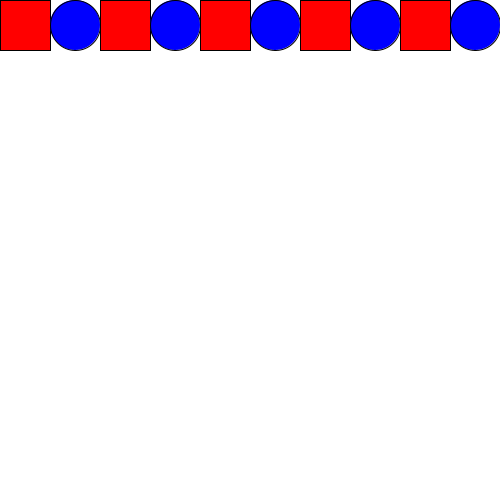
Frame 1 (no input)
Frame 60 (the mouse pressed at the canvas centre just before this capture): identical to frame 1, image omitted
Frame 120 (the mouse held since frame 60 and released just before this capture): identical to frame 1, image omitted

The Processing sketch that drew this single still picture (run headless with seeded random() and noise(); from frame 60 on, the mouse is pressed at the canvas centre):

// Processing sketch: forCuadradosParImparFiguras
// ── forCuadradosParImparFiguras.pde
// alternamos figuras y colores usando par/impar (con % módulo)
int cant = 10;
int tam;
void setup() {
  size(500, 500);
  tam = width/cant;
}
void draw() {
  background(255);

  for (int i=0; i<cant; i++) {
    if (i%2==0) {
      fill(255, 0, 0);
      rect(i*tam, 0, tam, tam);
    } else {
      fill(0, 0, 255);
      ellipseMode(CORNER);
      ellipse(i*tam, 0, tam, tam);
    }
  }
}
